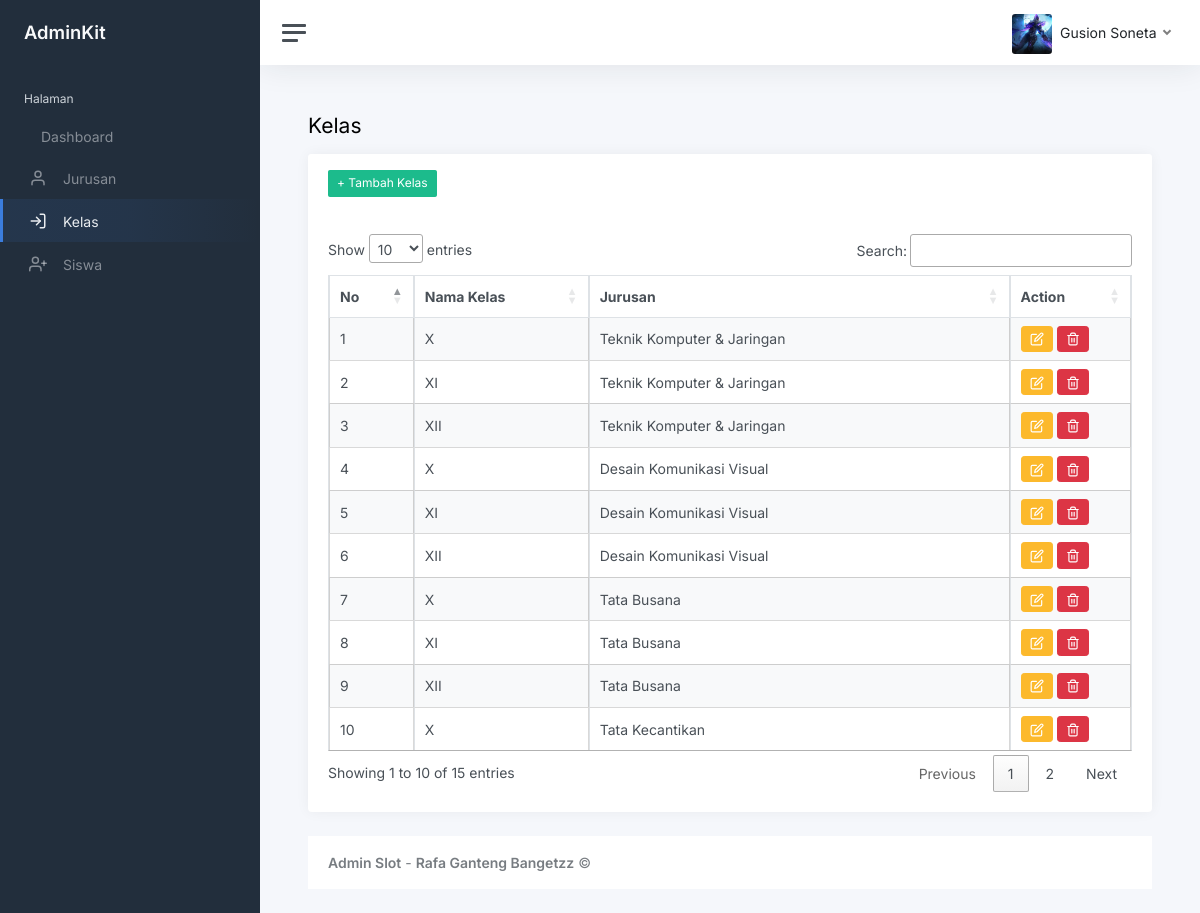
Screenshot of /index.php?page=kelas (signed in) with the database file from the repository.
### tables this page shows
CREATE TABLE `kelas` (
  `id_kelas` int(11) NOT NULL,
  `nama_kelas` varchar(10) NOT NULL,
  `id_jurusan` int(11) NOT NULL
);

CREATE TABLE `jurusan` (
  `id_jurusan` int(11) NOT NULL,
  `nama_jurusan` varchar(50) NOT NULL
);

### kelas.php (the view, shortened to what this page needs)
<h1 class="h3 mb-3">Kelas</h1>
<div class="row">
    <div class="col-12">
        <div class="card flex-fill">
            <div class="card-header">
                <a href="?page=tambah-kelas" class="btn btn-success btn-sm">+ Tambah Kelas</a>
            </div>
            <div class="card-body">
                <table class="table table-bordered table-striped table-hover cell-border" id="kelas">
                    <thead>
                        <tr>
                            <th>No</th>
                            <th>Nama Kelas</th>
                            <th>Jurusan</th>
                            <th>Action</th>
                        </tr>
                    </thead>
                    <tbody>
                        <?php
                        $no = 1;
                        $query = mysqli_query($koneksi, "SELECT * FROM kelas INNER JOIN  jurusan ON kelas.id_jurusan=jurusan.id_jurusan");
                        while ($data = mysqli_fetch_array($query)) {
                        ?>
                            <tr>
                                <td><?php echo $no++ ?></td>
                                <td><?php echo $data['nama_kelas'] ?></td>
                                <td><?php echo $data['nama_jurusan'] ?></td>
                                <td>
                                    <a href="?page=ubah-kelas&id=<?php echo $data['id_kelas'] ?>" class="btn btn-warning btn-sm rounded"><i data-feather="edit"></i></a>
                                    <a href="?page=hapus-kelas&id=<?php echo $data['id_kelas'] ?>" onclick="return confirm('Yakin Untuk Menghapus ?')" class="btn btn-danger btn-sm rounded"><i data-feather="trash-2"></i></a>
                                </td>
                            </tr>
                        <?php
                        }
                        ?>
                    </tbody>
                </table>
            </div>
        </div>
    </div>
</div>

### index.php (shortened to what this page needs)
<!DOCTYPE html>
<html lang="en">
<head>
	<link rel="stylesheet" href="https://cdnjs.cloudflare.com/ajax/libs/twitter-bootstrap/4.5.2/css/bootstrap.min.css" />
		<?php
		$page = isset($_GET['page']) ? $_GET['page'] : 'Dashboard';
		?>
	<link rel="stylesheet" href="https://cdn.datatables.net/1.13.6/css/jquery.dataTables.min.css">
	<link href="css/app.css" rel="stylesheet">
</head>
<body>
	<div class="wrapper">
		<nav id="sidebar" class="sidebar js-sidebar">
			<div class="sidebar-content js-simplebar">
				<a class="sidebar-brand" href="index.php">
					<span class="align-middle">AdminKit</span>
				</a>
				<ul class="sidebar-nav">
					<li class="sidebar-header">
						Halaman
					</li>
					<li class="sidebar-item
					<?php
					if (empty($_GET['page'])) {
						echo 'active';
					}
					?>">
						<a class="sidebar-link" href="index.php">
							<i class="align-middle" data-feat	her="sliders"></i> <span class="align-middle">Dashboard</span>
						</a>
					</li>
					<li class="sidebar-item
					<?php
					if ($page == 'jurusan' || $page == 'tambah-jurusan' || $page == 'ubah-jurusan') {
						echo 'active';
					}
					?>">
						<a class="sidebar-link" href="?page=jurusan">
							<i class="align-middle" data-feather="user"></i> <span class="align-middle">Jurusan</span>
						</a>
					</li>
					<li class="sidebar-item
					<?php
					if ($page == 'kelas') {
						echo 'active';
					}
					?>">
						<a class="sidebar-link" href="?page=kelas">
							<i class="align-middle" data-feather="log-in"></i> <span class="align-middle">Kelas</span>
						</a>
					</li>
					<li class="sidebar-item
					<?php
					if ($page == 'siswa') {
						echo 'active';
					}
					?>">
						<a class="sidebar-link" href="?page=siswa">
							<i class="align-middle" data-feather="user-plus"></i> <span class="align-middle">Siswa</span>
						</a>
					</li>
				</ul>
			</div>
		</nav>
		<div class="main">
			<nav class="navbar navbar-expand navbar-light navbar-bg">
				<a class="sidebar-toggle js-sidebar-toggle">
					<i class="hamburger align-self-center"></i>
				</a>
				<div class="navbar-collapse collapse">
					<ul class="navbar-nav navbar-align">
						<li class="nav-item dropdown">
							<a class="nav-link dropdown-toggle d-none d-sm-inline-block" href="#" data-bs-toggle="dropdown">
								<img src="foto/<?php echo $_SESSION['user']['foto'] ?>" class="avatar img-fluid rounded me-1" alt="<?php echo $_SESSION['user']['nama'] ?>" /> <span class="text-dark"><?php echo $_SESSION['user']['nama'] ?></span>
							</a>
						</li>
					</ul>
				</div>
			</nav>
			<main class="content">
				<div class="container-fluid p-0">
					<?php
					$page = isset($_GET['page']) ? $_GET['page'] : 'dashboard';
					include $page . '.php';
					?>
					<footer class="footer">
						<div class="container-fluid">
							<div class="row text-muted">
								<div class="col-6 text-start">
									<p class="mb-0">
										<a class="text-muted" href="https://www.instagram.com/rafakalvn_/" target="_blank"><strong>Admin Slot</strong></a> - <a class="text-muted" href="https://www.instagram.com/rafakalvn_/" target="_blank"><strong>Rafa Ganteng
												Bangetzz</strong></a> &copy;
									</p>
								</div>
							</div>
						</div>
					</footer>
				</div>
		</div>
</body>
</html>

### rows the page displays
kelas: nama_kelas "X", id_jurusan.nama_jurusan "Teknik Komputer & Jaringan"
kelas: nama_kelas "XI", id_jurusan.nama_jurusan "Teknik Komputer & Jaringan"
kelas: nama_kelas "XII", id_jurusan.nama_jurusan "Teknik Komputer & Jaringan"
kelas: nama_kelas "X", id_jurusan.nama_jurusan "Desain Komunikasi Visual"
kelas: nama_kelas "XI", id_jurusan.nama_jurusan "Desain Komunikasi Visual"
kelas: nama_kelas "XII", id_jurusan.nama_jurusan "Desain Komunikasi Visual"
kelas: nama_kelas "X", id_jurusan.nama_jurusan "Tata Busana"
kelas: nama_kelas "XI", id_jurusan.nama_jurusan "Tata Busana"
kelas: nama_kelas "XII", id_jurusan.nama_jurusan "Tata Busana"
kelas: nama_kelas "X", id_jurusan.nama_jurusan "Tata Kecantikan"

### other values shown
$_SESSION['user']['nama'] "Gusion Soneta"
